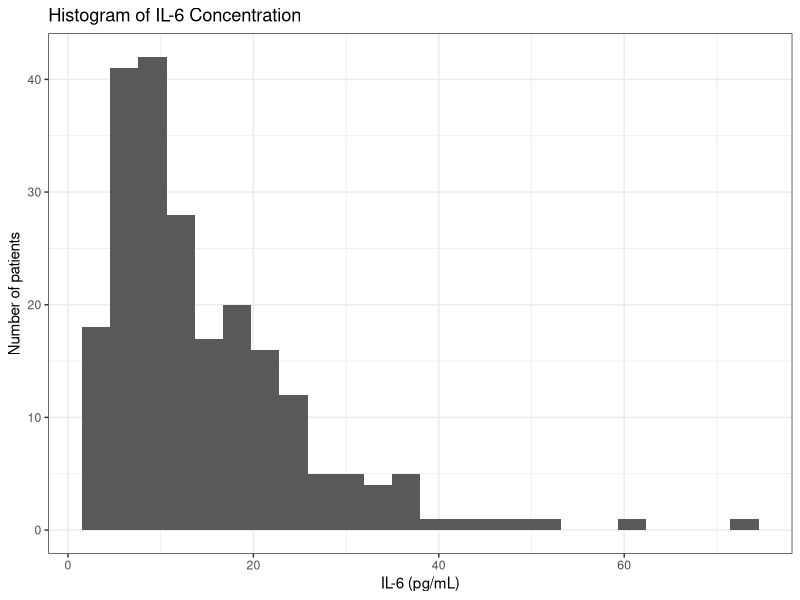
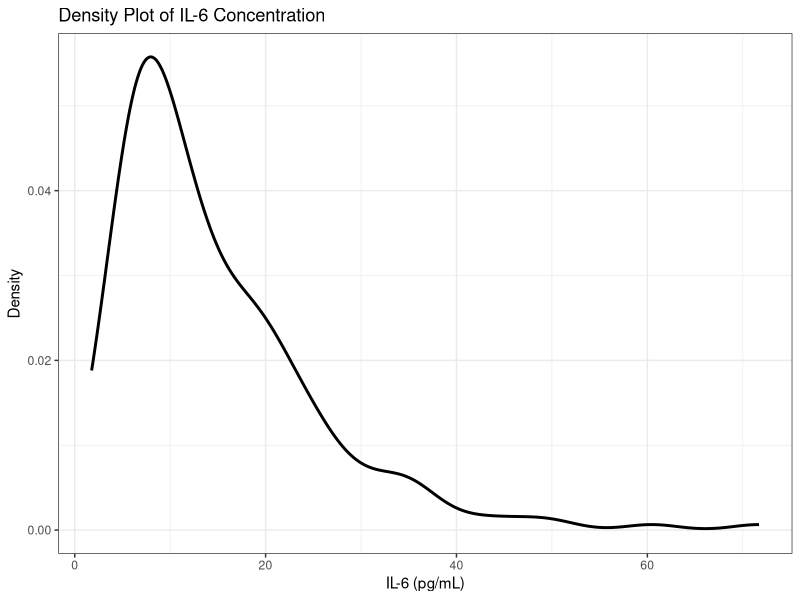
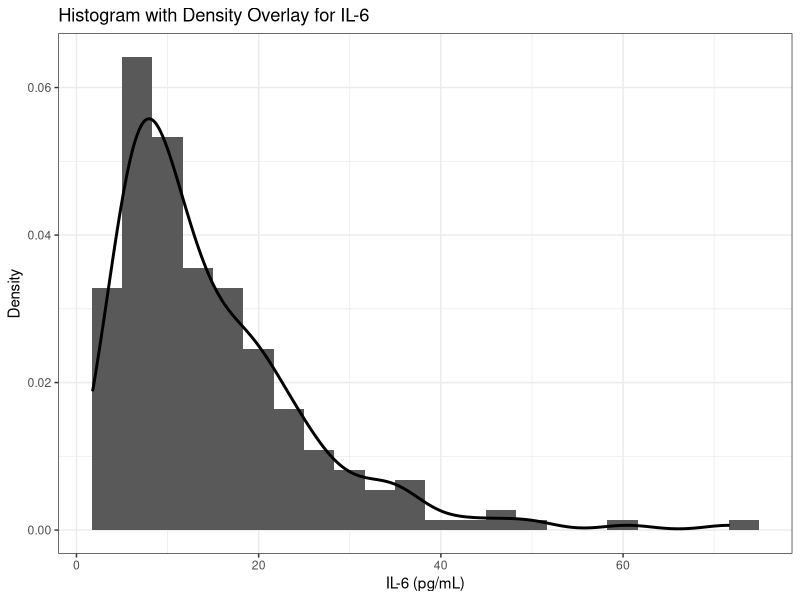
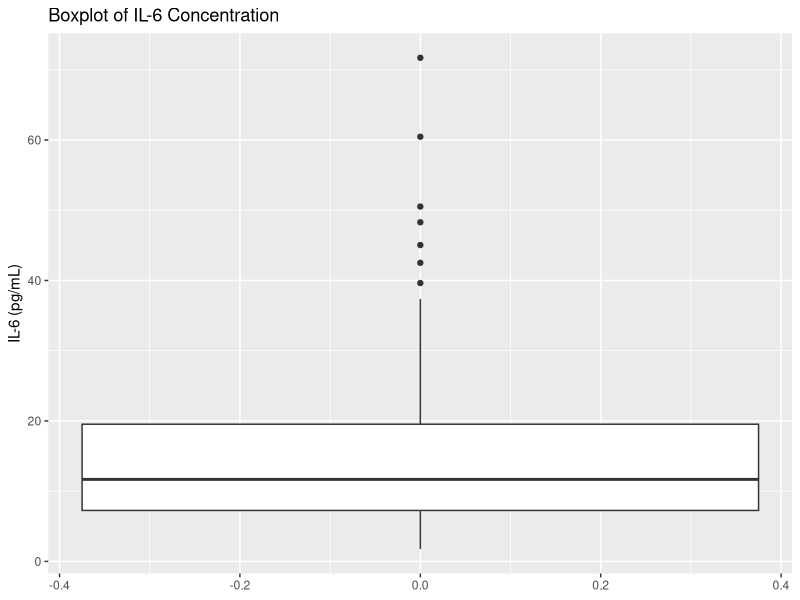

Recreate these plots in R, in order.
## ---- chunk 1
library(tidyverse)
library(scales)
## ---- chunk 2
set.seed(303)

biomarker_df <- tibble(
  patient_id = sprintf("B%03d", 1:220),
  il6 = round(rlnorm(220, meanlog = log(12), sdlog = 0.70), 2),
  tnf_alpha = round(rlnorm(220, meanlog = log(18), sdlog = 0.45), 2),
  neutrophils = round(rnorm(220, mean = 5.9, sd = 1.3), 2)
)

biomarker_df |> slice_head(n = 8)
## ---- chunk 3
il6_summary <- biomarker_df |>
  summarise(
    mean_il6 = mean(il6),
    median_il6 = median(il6),
    sd_il6 = sd(il6),
    iqr_il6 = IQR(il6),
    q1_il6 = quantile(il6, 0.25),
    q3_il6 = quantile(il6, 0.75),
    min_il6 = min(il6),
    max_il6 = max(il6)
  )

il6_summary
## ---- chunk 4
plot <- ggplot(biomarker_df, aes(x = il6)) +
  geom_histogram(bins = 24) +
  labs(
    title = "Histogram of IL-6 Concentration",
    x = "IL-6 (pg/mL)",
    y = "Number of patients"
  ) + theme_bw()

plot
## ---- chunk 5
plot <- ggplot(biomarker_df, aes(x = il6)) +
  geom_density(linewidth = 1) +
  labs(
    title = "Density Plot of IL-6 Concentration",
    x = "IL-6 (pg/mL)",
    y = "Density"
  ) + theme_bw()

plot
## ---- chunk 6
plot <- ggplot(biomarker_df, aes(x = il6)) +
  geom_histogram(aes(y = after_stat(density)), bins = 22) +
  geom_density(linewidth = 1) +
  labs(
    title = "Histogram with Density Overlay for IL-6",
    x = "IL-6 (pg/mL)",
    y = "Density"
  ) + theme_bw()

plot
## ---- chunk 7
ggplot(biomarker_df, aes(y = il6)) +
  geom_boxplot() +
  labs(
    title = "Boxplot of IL-6 Concentration",
    y = "IL-6 (pg/mL)",
    x = NULL
  )
